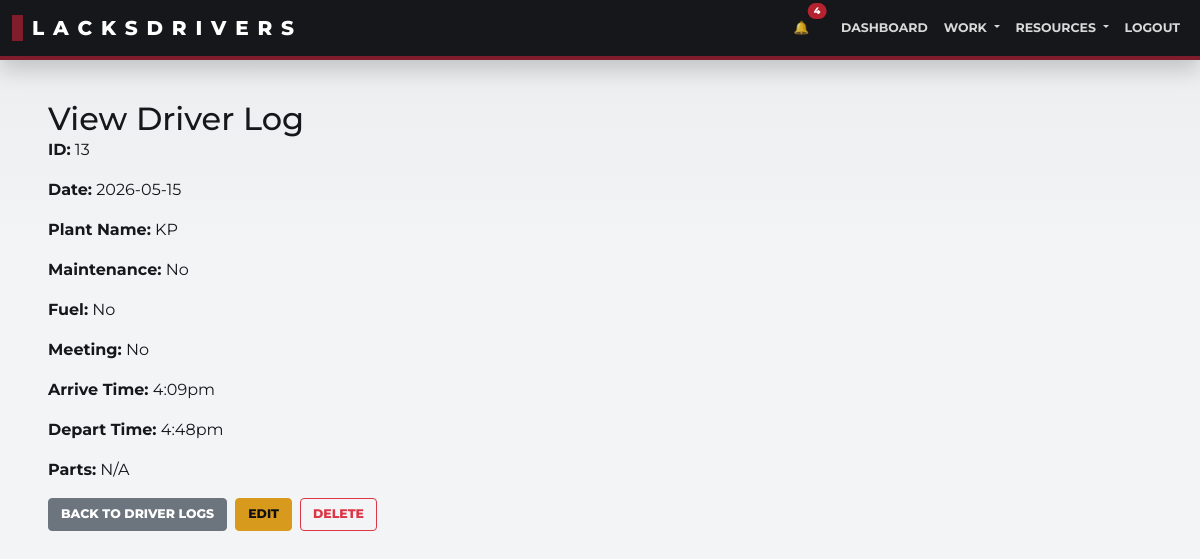
The app's page /view_driver_log/13 (signed in) with its own data.
### app/models/log.py (models this page shows, shortened)
class DriverLog(db.Model):
    __tablename__ = "driver_log"
    id = db.Column(db.Integer, primary_key=True)
    driver_id = db.Column(db.Integer, db.ForeignKey("user.id"), nullable=False)
    date = db.Column(db.Date, nullable=False)
    arrive_time = db.Column(db.String(20))
    depart_time = db.Column(db.String(20))
    downtime_reason = db.Column(db.String(200), nullable=True)
    dock_wait_minutes = db.Column(db.Integer, nullable=True)
    part_number = db.Column(db.String(80), nullable=True)
    hot_parts = db.Column(db.Boolean, default=False)
    no_pickup = db.Column(db.Boolean, default=False)
    load_size = db.Column(db.String(80), nullable=False)
    depart_load_size = db.Column(db.String(80), nullable=True)
    secondary_load = db.Column(db.String(80), nullable=True)
    plant_name = db.Column(db.String(20), nullable=False)
    maintenance = db.Column(db.Boolean, default=False)
    fuel = db.Column(db.Boolean, default=False)
    meeting = db.Column(db.Boolean, default=False)
    created_at = db.Column(db.DateTime, default=datetime.utcnow)
    updated_at = db.Column(db.DateTime, onupdate=datetime.utcnow)
    deleted_at = db.Column(db.DateTime, nullable=True)
    deleted_by_id = db.Column(db.Integer, db.ForeignKey("user.id"), nullable=True)
    deleted_by = db.relationship("User", foreign_keys=[deleted_by_id])

### app/blueprints/driver/routes.py (the view)
@bp.route("/view_driver_log/<int:log_id>")
@login_required
def view_driver_log(log_id):
    log = _active_driver_logs_query().filter_by(id=log_id).first_or_404()
    if current_user.role == "driver" and log.driver_id != current_user.id:
        flash("Not authorized to view someone else's log!", "danger")
        return redirect(url_for("driver.driver_logs"))
    return render_template(
        "view_driver_log.html",
        log=log,
        today_local_date=_today_local_date(),
    )

### app/blueprints/auth/routes.py (called while the page is built)
@login_manager.user_loader
def load_user(user_id):
    return User.query.get(int(user_id))

### app/blueprints/driver/routes.py (called while the page is built)
@bp.before_request
def require_driver_role_for_driver_actions():
    endpoint = (request.endpoint or "").removeprefix("driver.")
    if endpoint not in DRIVER_ONLY_ENDPOINTS:
        return None
    if restore_role_user("driver"):
        return None
    flash("Driver credentials required.", "warning")
    return redirect(
        url_for("auth.login", next=_requested_url(), required_role="driver")
    )

def _today_local_date():
    return datetime.now(pytz.timezone("America/Detroit")).date()

def _active_driver_logs_query():
    return DriverLog.query.filter(DriverLog.deleted_at.is_(None))

### app/services/plant_addresses.py (called while the page is built)
def register_context_processors(app):
    @app.context_processor
    def inject_plant_addresses():
        return dict(PLANT_ADDRESSES=PLANT_ADDRESSES, PLANT_LABELS=PLANT_LABELS)

### app/services/role_session.py (called while the page is built)
def restore_role_user(required_role):
    return current_user.is_authenticated and current_user.role == required_role

### app/services/template_filters.py (called while the page is built)
def _coerce_utc_datetime(value):
    if not value:
        return None
    if isinstance(value, datetime):
        if value.tzinfo is None:
            return pytz.utc.localize(value)
        return value.astimezone(pytz.utc)
    if isinstance(value, str):
        for fmt in UTC_DATETIME_FORMATS:
            try:
                return pytz.utc.localize(datetime.strptime(value, fmt))
            except ValueError:
                continue
    return None

def _format_12h(dt, include_zone=False):
    formatted = dt.strftime("%I:%M%p").lower().lstrip("0")
    if include_zone:
        return f"{formatted} {dt.strftime('%Z')}"
    return formatted

def _coerce_plain_time(value):
    if isinstance(value, time):
        return value
    if not isinstance(value, str):
        return None
    normalized = value.strip().lower().replace(" ", "")
    if not normalized:
        return None
    for fmt in ("%I:%M%p", "%I%M%p", "%H:%M", "%H%M"):
        try:
            return datetime.strptime(normalized, fmt).time()
        except ValueError:
            continue
    return None

def _format_plain_time(value):
    parsed = _coerce_plain_time(value)
    if not parsed:
        return None
    return datetime.combine(datetime.today(), parsed).strftime("%I:%M%p").lower().lstrip("0")

def _to_local_time(value):
    if not value:
        return ""
    dt_utc = _coerce_utc_datetime(value)
    if not dt_utc:
        return _format_plain_time(value) or value
    return _format_12h(dt_utc.astimezone(DETROIT_TZ))

### templates/view_driver_log.html (shortened to what this page needs)
{% extends "base.html" %}
{% block content %}
<div class="container">
  {% set logs_endpoint = 'manager.driver_logs' if current_user.role == 'management' else 'driver.driver_logs' %}
  <div class="d-flex justify-content-between align-items-center gap-2 no-print">
    <h2 class="mt-3 mb-0">View Driver Log</h2>
  </div>
  <p><strong>ID:</strong> {{ log.id }}</p>
  <p><strong>Date:</strong> {{ log.date }}</p>
  <p><strong>Plant Name:</strong> {{ log.plant_name }}</p>
  <p><strong>Maintenance:</strong> {{ "Yes" if log.maintenance else "No" }}</p>
  <p><strong>Fuel:</strong> {{ "Yes" if log.fuel else "No" }}</p>
  <p><strong>Meeting:</strong> {{ "Yes" if log.meeting else "No" }}</p>
  <p><strong>Arrive Time:</strong>
    {% if log.arrive_time %}
      {{ log.arrive_time|to_local_time }}
    {% else %}
      --
    {% endif %}
  </p>
  <p><strong>Depart Time:</strong>
    {% if log.depart_time %}
      {{ log.depart_time|to_12h_format }}
    {% else %}
      --
    {% endif %}
  </p>
  {% if log.no_pickup %}
    <p><strong>Parts:</strong> <span class="badge bg-dark">No Pickup</span></p>
  {% else %}
    <p><strong>Parts:</strong> {% if log.hot_parts %}<span class="badge bg-danger">Hot</span>{% endif %} {{ log.part_number or "N/A" }}</p>
  {% endif %}
  {% set can_manage_log = current_user.role == 'driver' and log.driver_id == current_user.id %}
  {% set can_delete_log = can_manage_log and log.date == today_local_date %}
  <div class="d-flex flex-wrap gap-2 mt-3">
    <a href="{{ url_for(logs_endpoint) }}" class="btn btn-secondary">Back to Driver Logs</a>
    {% if can_manage_log %}
      <a href="{{ url_for('driver.edit_driver_log', log_id=log.id) }}" class="btn btn-warning">Edit</a>
      {% if can_delete_log %}
        <form action="{{ url_for('driver.delete_driver_log', log_id=log.id) }}" method="POST" class="d-inline" onsubmit="return confirm('Delete this driver log?');">
          <button type="submit" class="btn btn-outline-danger">Delete</button>
        </form>
      {% endif %}
    {% endif %}
  </div>
</div>
{% endblock %}

### static/css/style.css (style rules this page uses)
:root { --ld-ink: #15171a; --ld-panel: #202328; --ld-panel-2: #2d3138; --ld-maroon: #7f1d2d; --ld-maroon-dark: #5c1320; --ld-steel: #6f7782; --ld-line: #d9dde3; --ld-paper: #ffffff; --ld-bg: #f3f4f6; --ld-muted: #6b7280; --ld-success: #237a4b; --ld-warning: #d89a1d; --ld-danger: #b4232f; --ld-info: #2d6f8f; --bs-primary: var(--ld-maroon); --bs-secondary: var(--ld-steel); --bs-danger: var(--ld-danger); --bs-success: var(--ld-success); --bs-warning: var(--ld-warning); --bs-info: var(--ld-info); --bs-dark: var(--ld-ink); }
html, body { background: var(--ld-bg) !important; color: var(--ld-ink); }
body { font-family: Montserrat, Arial, sans-serif; }
.btn { border-radius: 4px !important; font-weight: 750 !important; text-transform: uppercase; font-size: 0.78rem !important; }
.btn-warning { background: var(--ld-warning) !important; border-color: var(--ld-warning) !important; color: #111 !important; }

### templates/base.html (style rules this page uses)
body { font-family: 'Montserrat', sans-serif; background-color: #f9f9f9; margin: 0; padding: 0; }
.btn, .dropdown-item { overflow-wrap: normal; word-break: normal; }
.d-flex, .row, [class*="col-"] { min-width: 0; }

### records on screen
DriverLog: id "13", date "2026-05-15", plant_name "KP", maintenance "No", fuel "No", meeting "No", arrive_time|to_local_time "4:09pm", depart_time|to_12h_format "4:48pm", part_number "N/A"
